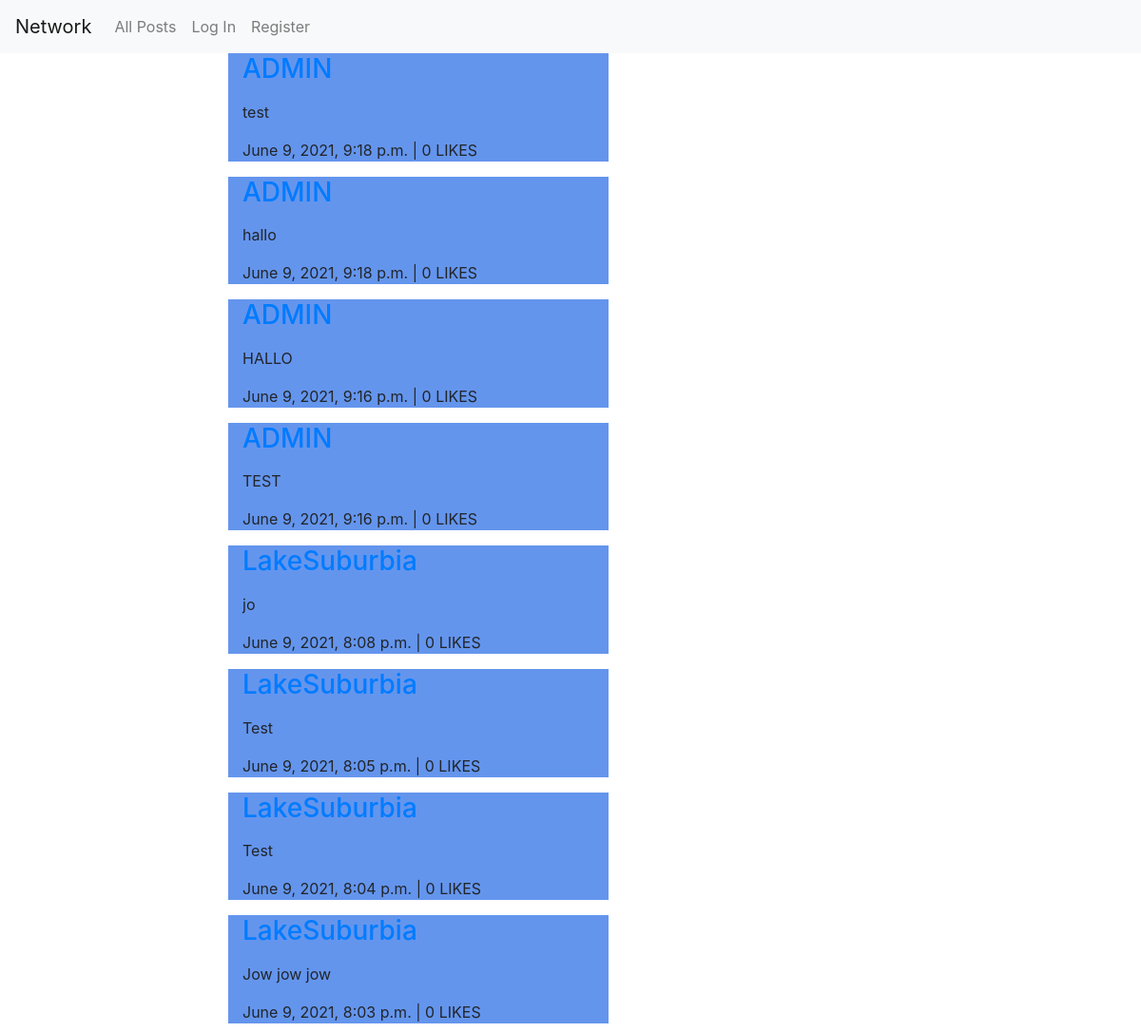
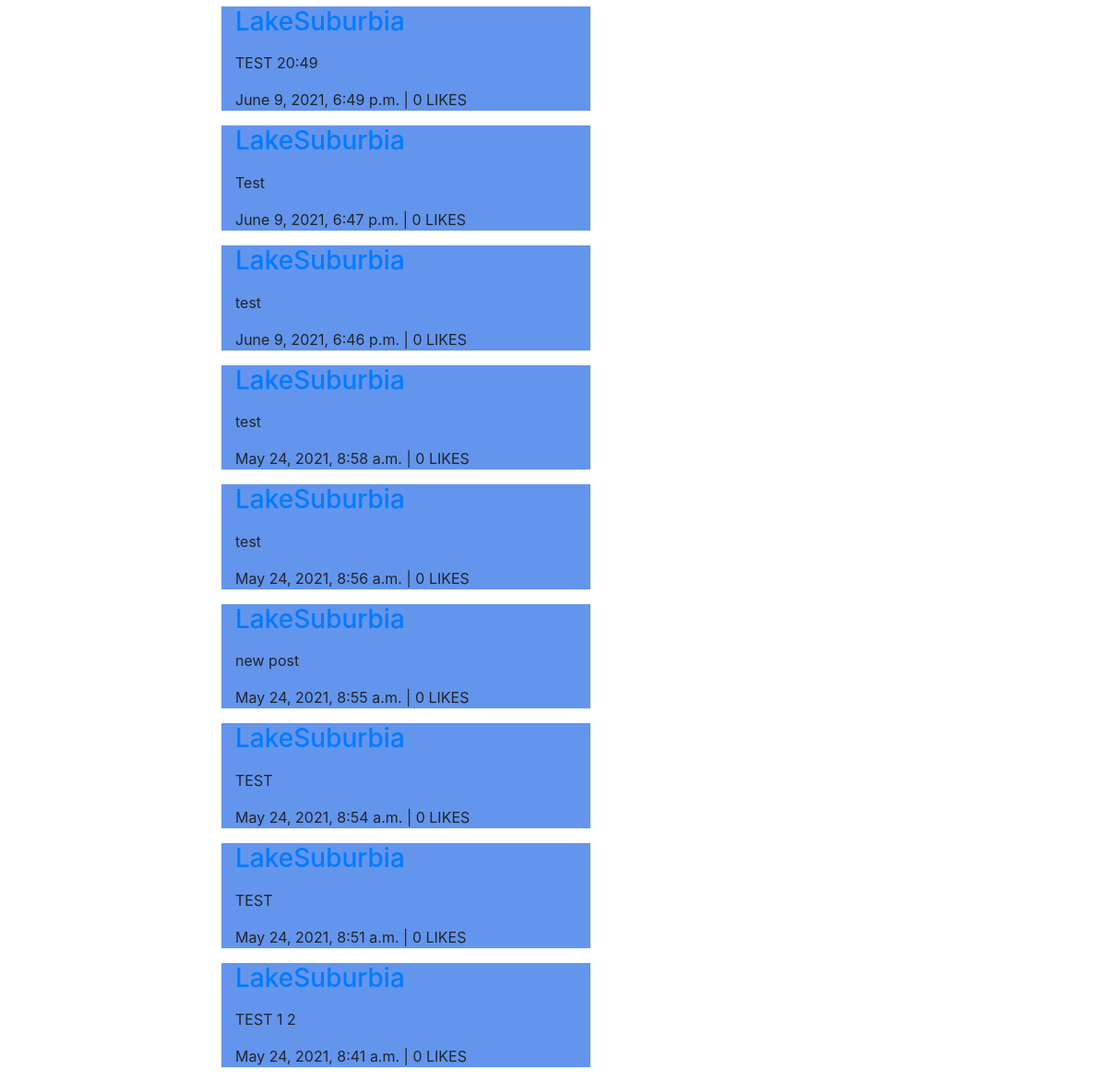
The page / on the database its author committed (2 pictures, top to bottom).
### network/models.py (models this page shows)
class Post(models.Model):
    poster = models.ForeignKey('User', on_delete=models.CASCADE)
    body = models.TextField(max_length=140)
    timestamp = models.DateTimeField(auto_now_add=True)
    like = models.IntegerField(default=0)

class User(AbstractUser):
    pass

### network/views.py (the view)
# urls.py: path("", views.index, name="index"),
def index(request):
    posts = Post.objects.all().order_by("-timestamp")
    return render(request, "network/index.html", {'posts': posts})

### network/templates/network/index.html (shortened to what this page needs)
{% extends "network/layout.html" %}
{% block body %}
    <div id="posts-view">
        {% for post in posts%}
        <div class="col post">
            <a href="{% url 'user' post.poster.id%}"><h3>{{post.poster.username}}</h3></a>  {{post.body}} </p>
            <p class='timestamp'>{{post.timestamp}} | {{post.like}} LIKES</p>
        </div>
        {% endfor %}
    </div>
{% endblock %}

### network/static/network/styles.css (style rules this page uses)
.timestamp { text-emphasis: italic; text-decoration: grey; font-size: 8; }
.post { margin-left: 20%; max-width: 400px; background-color:cornflowerblue; }

### rows shown on the page
Post: poster.username "ADMIN", body "test", timestamp "June 9, 2021, 9:18 p.m.", like "0"
Post: poster.username "ADMIN", body "hallo", timestamp "June 9, 2021, 9:18 p.m.", like "0"
Post: poster.username "ADMIN", body "HALLO", timestamp "June 9, 2021, 9:16 p.m.", like "0"
Post: poster.username "ADMIN", body "TEST", timestamp "June 9, 2021, 9:16 p.m.", like "0"
Post: poster.username "LakeSuburbia", body "jo", timestamp "June 9, 2021, 8:08 p.m.", like "0"
Post: poster.username "LakeSuburbia", body "Test", timestamp "June 9, 2021, 8:05 p.m.", like "0"
Post: poster.username "LakeSuburbia", body "Test", timestamp "June 9, 2021, 8:04 p.m.", like "0"
Post: poster.username "LakeSuburbia", body "Jow jow jow", timestamp "June 9, 2021, 8:03 p.m.", like "0"
Post: poster.username "LakeSuburbia", body "TEST 20:49", timestamp "June 9, 2021, 6:49 p.m.", like "0"
Post: poster.username "LakeSuburbia", body "Test", timestamp "June 9, 2021, 6:47 p.m.", like "0"
Post: poster.username "LakeSuburbia", body "test", timestamp "June 9, 2021, 6:46 p.m.", like "0"
Post: poster.username "LakeSuburbia", body "test", timestamp "May 24, 2021, 8:58 a.m.", like "0"
Post: poster.username "LakeSuburbia", body "test", timestamp "May 24, 2021, 8:56 a.m.", like "0"
Post: poster.username "LakeSuburbia", body "new post", timestamp "May 24, 2021, 8:55 a.m.", like "0"
Post: poster.username "LakeSuburbia", body "TEST", timestamp "May 24, 2021, 8:54 a.m.", like "0"
Post: poster.username "LakeSuburbia", body "TEST", timestamp "May 24, 2021, 8:51 a.m.", like "0"
Post: poster.username "LakeSuburbia", body "TEST 1 2", timestamp "May 24, 2021, 8:41 a.m.", like "0"
